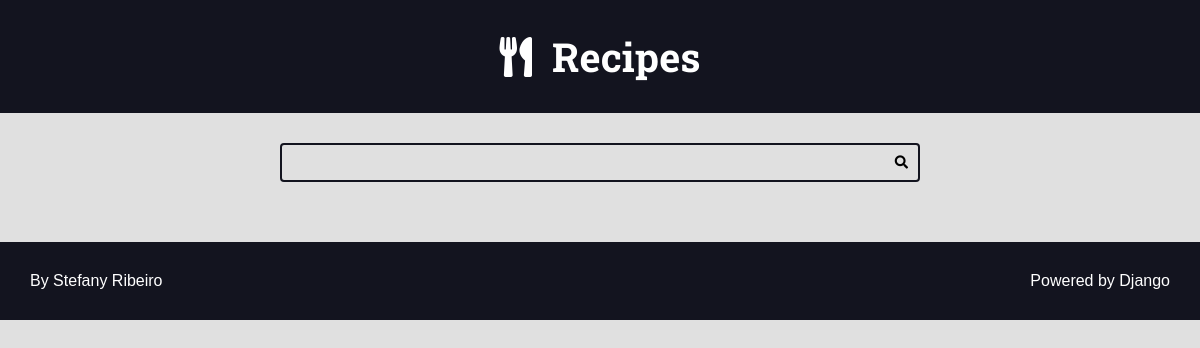
Before: /recipes/category/1/ with the older database file.
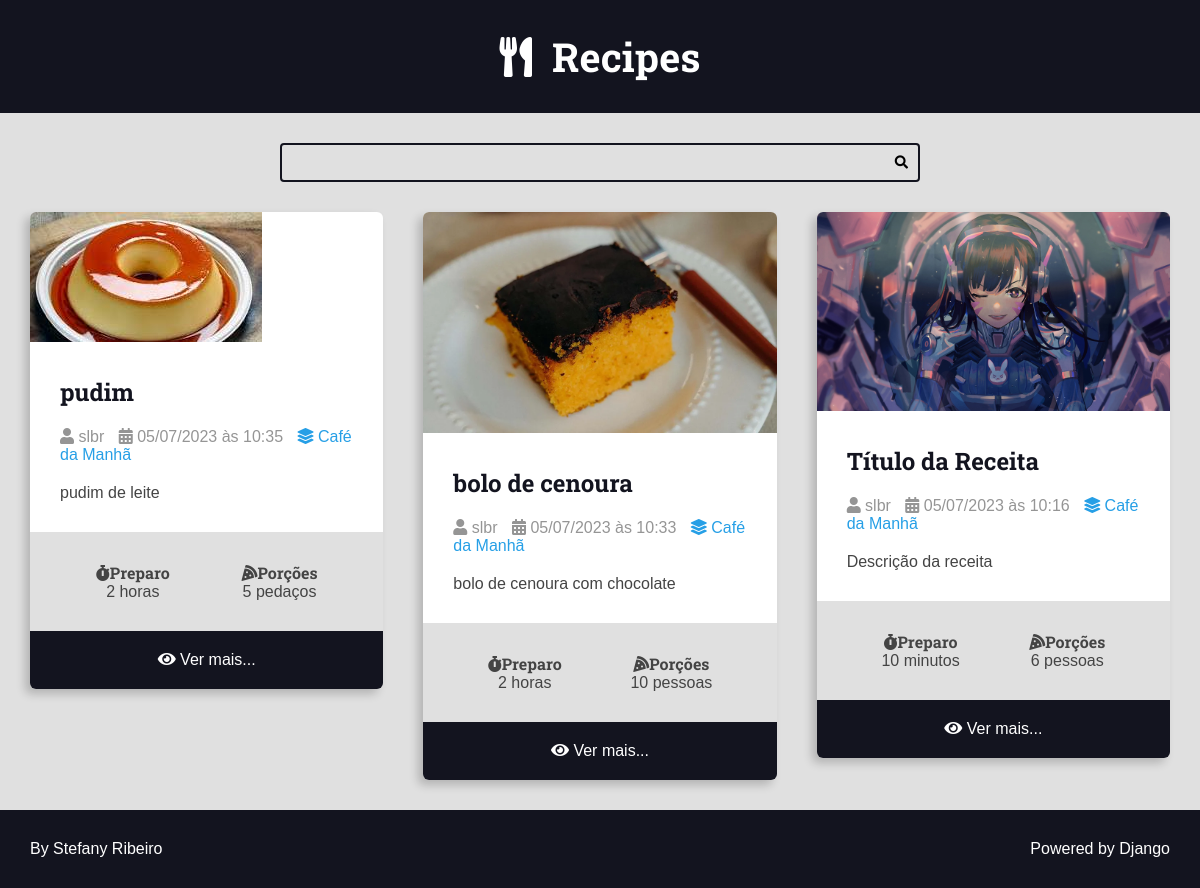
After: the same page with the newer database file.
### recipes/models.py (models this page shows, shortened)
class Recipe(models.Model):
    title = models.CharField(max_length=65)
    description = models.CharField(max_length=165) #caracteres
    slug = models.SlugField() #
    preparation_time = models.IntegerField() #numero inteiro
    preparation_time_unit = models.CharField(max_length=165)
    servings = models.IntegerField()
    servings_unit = models.CharField(max_length=165)
    preparation_steps = models.TextField() #campo de texto livre
    preparation_steps_is_html = models.BooleanField(default=False)
    created_at = models.DateTimeField(auto_now_add=True) #campo dia e hora o auto_now_add no momento da criação gera uma data
    updated_at = models.DateTimeField(auto_now=True) #o auto_now atualiza o campo
    is_published = models.BooleanField(default=False)
    cover = models.ImageField(upload_to='recipes/covers/%Y/%m/%d/')
    category = models.ForeignKey(Category, on_delete=models.SET_NULL, null=True, blank=True, default=None) #precisa do paremetro para onde vai (category) e o on delete define o que vai acontecer caso a categoria seja deletada, nesse caso, será nula e, para isso, precisamos do null=True
    author = models.ForeignKey(User, on_delete=models.SET_NULL, null=True) #aqui está usando o import de User para adicionar os usuários ao banco

class Category(models.Model):
    name = models.CharField(max_length=65)

### recipes/views.py (the view)
# urls.py: path('recipes/category/<int:category_id>/', views.category, name="recipes-category"),
def category(request, category_id):
    recipes = Recipe.objects.filter(category__id=category_id, is_published=True).order_by('-id')
    return render(request, 'recipes/pages/category.html', context={
        'recipes': recipes,
    })

### recipes/templates/recipes/pages/category.html (shortened to what this page needs)
{% extends 'global/base.html' %}
{% block content %}
        <div class="main-content main-content-list container">
            {% for recipe in recipes %}
                {% include 'recipes/partials/recipe.html' %}
            {% endfor %}
        </div>
{% endblock content %}

### recipes/templates/recipes/partials/recipe.html (shortened to what this page needs)
<div class="recipe recipe-list-item">
    <div class="recipe-cover">
        <a href="{% url 'recipes-recipe' recipe.id %}">
            <img src="{{recipe.cover.url}}" alt="temporario">
        </a>
    </div>
    <div class="recipe-title-container">
        <h2 class="recipe-title">
            <a class="recipe-title" href="{% url 'recipes-recipe' recipe.id %}">
            {{ recipe.title }}
            </a>
        </h2>
    </div>
    <div class="recipe-author">
        <span class="recipe-author-item">
            <i class="fas fa-user"></i>
            {%if recipe.author is not None%}
                {%if recipe.author.first_name%}
                    {{recipe.author.first_name}} {{recipe.author.last_name}}
                {%else%}
                    {{recipe.author.username}}
                {%endif%}
            {%else%}
                Desconhecido
            {%endif%}
        </span>
        <span class="recipe-author-item">
            <i class="fas fa-calendar-alt"></i>
            {{recipe.created_at|date:"d/m/Y"}} às {{recipe.created_at|date:"H:i"}}
        </span>
        {% if recipe.category is not None %}
        <span class="recipe-author-item">
            <a href="{% url 'recipes-category' recipe.category.id %}">
                <i class="fas fa-layer-group"></i>
                <span>{{recipe.category.name}}</span>
            </a>
        </span>
        {%endif%}
    </div>
    <div class="recipe-content">
        <p>{{recipe.description}}</p>
    </div>
    <div class="recipe-meta-container">
        <div class="recipe-meta recipe-preparation">
            <h3 class="recipe-meta-title"><i class="fas fa-stopwatch"></i>Preparo</h3>
            <div class="recipe-meta-text">
                {{recipe.preparation_time}} {{recipe.preparation_time_unit}}
            </div>
        </div>
        <div class="recipe-meta recipe-servings">
            <h3 class="recipe-meta-title"><i class="fas fa-pizza-slice"></i>Porções</h3>
            <div class="recipe-meta-text">
                {{recipe.servings}} {{recipe.servings_unit}}
            </div>
        </div>
    </div>
    {% if is_detail_page is not True %}
    <footer class="recipe-footer">
        <a href="{% url 'recipes-recipe' recipe.id %}" class="recipe-read-more button button-full-width">
            <i class="fas fa-eye"></i>
            <span>Ver mais...</span>
        </a>
    </footer>
    {% endif %}
    </div>

Changed rows visible on the page:
added Recipe: cover (picture), title "pudim", author.username "slbr", created_at "05/07/2023", created_at "10:35", category.name "Café da Manhã", description "pudim de leite", preparation_time "2", preparation_time_unit "horas", servings "5", servings_unit "pedaços"
added Recipe: cover (picture), title "bolo de cenoura", author.username "slbr", created_at "05/07/2023", created_at "10:33", category.name "Café da Manhã", description "bolo de cenoura com chocolate", preparation_time "2", preparation_time_unit "horas", servings "10", servings_unit "pessoas"
added Recipe: cover (picture), title "Título da Receita", author.username "slbr", created_at "05/07/2023", created_at "10:16", category.name "Café da Manhã", description "Descrição da receita", preparation_time "10", preparation_time_unit "minutos", servings "6", servings_unit "pessoas"
